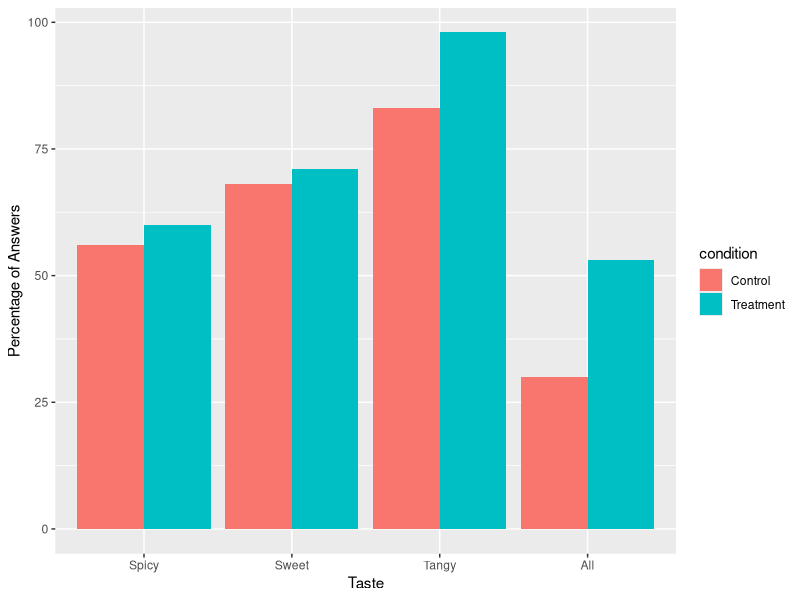
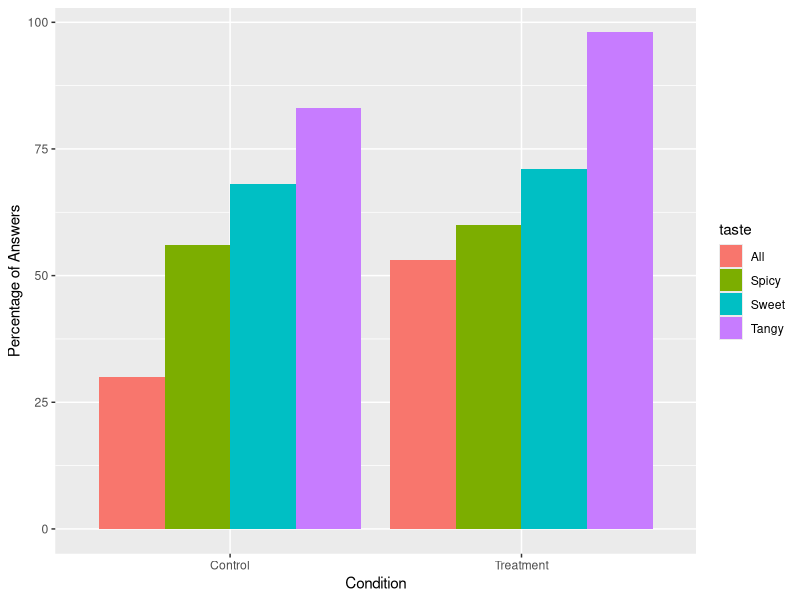

These charts were generated, in order, by the following R code:
## ---- chunk 1
library(tibble)
library(forcats)
library(ggplot2)

data <- tribble(
  ~condition, ~taste, ~value,
  "Control", "Spicy", 56,
  "Treatment", "Spicy", 60,
  "Control", "Sweet", 68,
  "Treatment", "Sweet", 71,
  "Control", "Tangy", 83,
  "Treatment", "Tangy", 98,
  "Control", "All", 30,
  "Treatment", "All", 53
)

ggplot(data, aes(fct_inorder(taste), value)) +   
  geom_bar(aes(fill = condition), position = "dodge", stat="identity") +
  labs(x = "Taste", y = "Percentage of Answers")

ggplot(data, aes(fct_inorder(condition), value)) +   
  geom_bar(aes(fill = taste), position = "dodge", stat="identity") +
  labs(x = "Condition", y = "Percentage of Answers")

